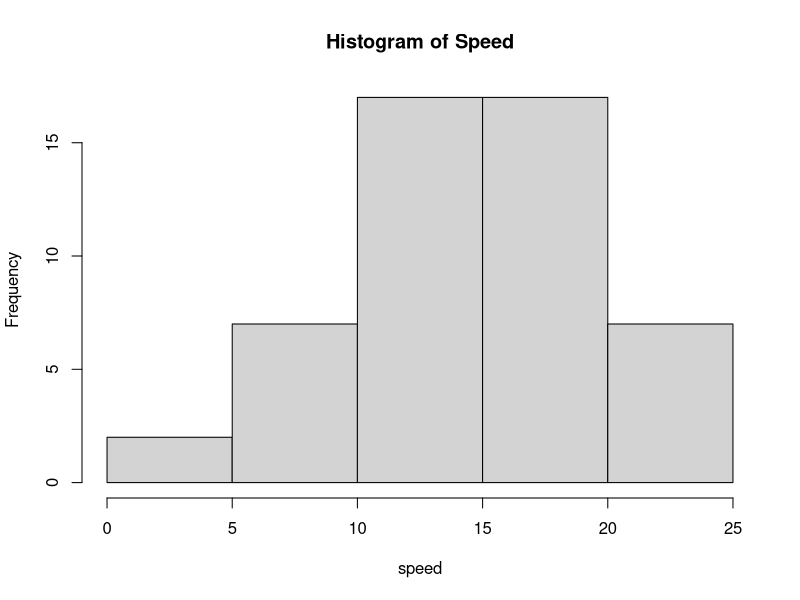
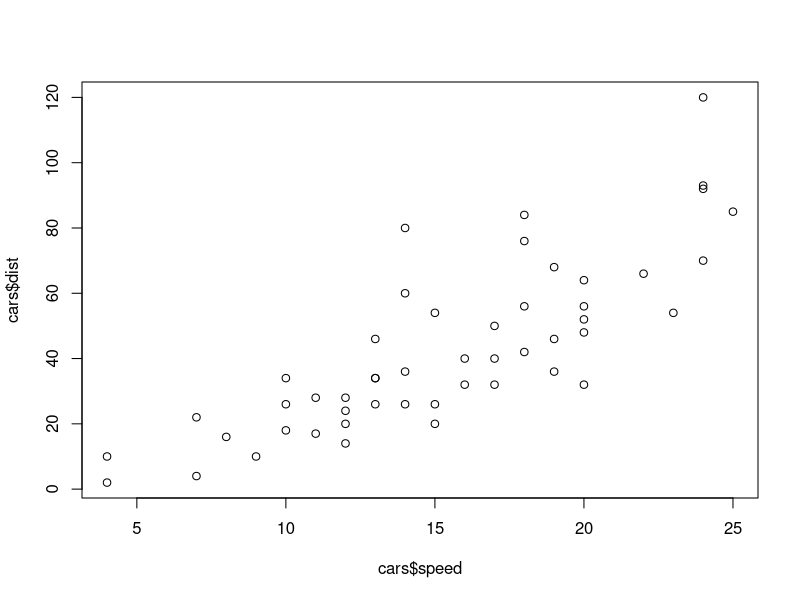

Write R code to recreate these figures, in order.
## ---- chunk 1

head(cars)
summary(cars) # get all the information like mean, median from here

## ---- chunk 2

hist(cars$speed, xlab = "speed", main = "Histogram of Speed")
?hist


## ---- chunk 3
cor(cars$speed,cars$dist)

## ---- chunk 4

cor(cars$speed,cars$dist)

## ---- chunk 5

plot(cars$speed,cars$dist)
?plot

